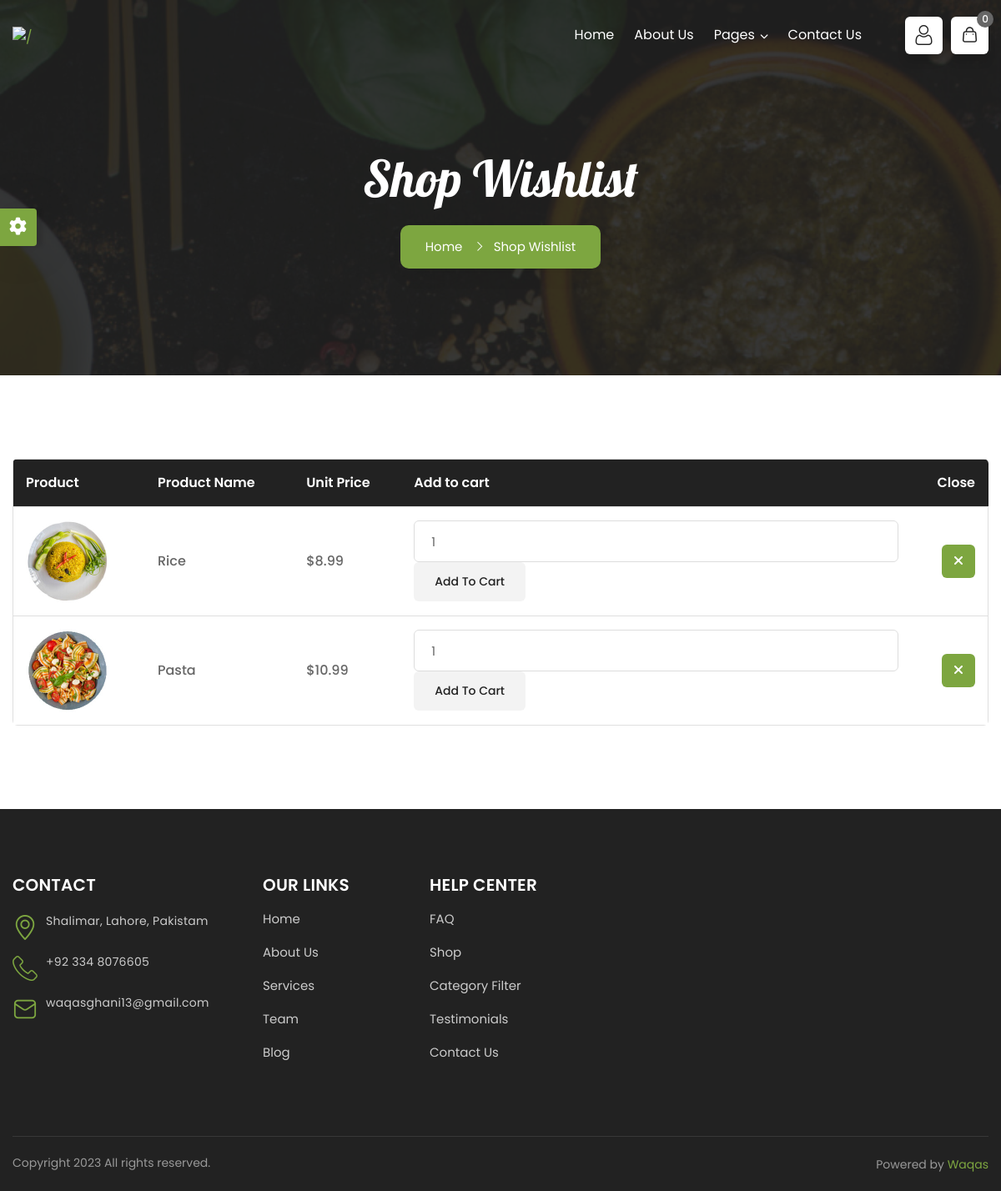
Page /shop-wishlist.php on the committed database.
### tables this page shows
CREATE TABLE `products` (
  `product_id` int(11) NOT NULL,
  `name` varchar(255) NOT NULL,
  `description` text DEFAULT NULL,
  `picture` varchar(255) DEFAULT NULL,
  `price` decimal(10,2) DEFAULT NULL,
  `discount` int(11) DEFAULT 0,
  `total_sales` decimal(10,2) DEFAULT 0.00,
  `CreatedAt` datetime NOT NULL,
  `UpdatedAt` datetime NOT NULL,
  `Active` tinyint(1) NOT NULL,
  `menu_item_id` int(11) DEFAULT NULL
);

### db.php (called while the page is built, shortened)
<?php
class db
{
	public static function open()
	{
		$servers = array('localhost', '127.0.0.1', 'localhost');
		if (in_array($_SERVER['HTTP_HOST'], $servers)) {
			$dbuser = 'root';
			$dbpwd = '';
			$dbname = 'foodie_express';
			$dbserver = 'localhost';
		} else {
			$dbuser = 'u280947323_admin';
			$dbpwd = 'test123_123';
			$dbname = 'foodie_express';
			$dbserver = 'localhost';
		}
		$db = mysqli_connect($dbserver, $dbuser, $dbpwd, $dbname);
		return $db;
	}
	public static function getRecords($query, $cursor = NULL, $pageSize = NULL)
	{
		$db = db::open();
		$result = $db->query($query);
		if ($result->num_rows > 0) {
			$i = 0;
			while ($row = $result->fetch_assoc()) {
				$recordset[$i] = $row;
				$i++;
			}
		} else {
			$recordset = false;
		}
		return ($recordset);
	}
	public static function getRecord($query)
	{
		$db = db::open();
		$result = $db->query($query);
		if ($result->num_rows > 0) {
			$recordset = $result->fetch_assoc();
		} else {
			$recordset = false;
		}
		return ($recordset);
	}
}
?>

### shop-wishlist.php (the view, shortened to what this page needs)
<?php
    include "header.php";
?>
<div class="page-content bg-white">
		<div class="dz-bnr-inr style-1 text-center bg-parallax" style="background-image:url('assets/images/banner/bnr5.jpg'); background-size:cover; background-position:center;">
			<div class="container">
				<div class="dz-bnr-inr-entry">
					<h1>Shop Wishlist</h1>
					<nav aria-label="breadcrumb" class="breadcrumb-row">
						<ul class="breadcrumb">
							<li class="breadcrumb-item"><a href="index.html">Home</a></li>
							<li class="breadcrumb-item active" aria-current="page">Shop Wishlist</li>
						</ul>
					</nav>
				</div>
			</div>
		</div>
		<div class="content-inner">
			<div class="container">
				<div class="row">
					<div class="col-lg-12 m-b30">
						<div class="table-responsive">
							<table class="table check-tbl table-responsive-md">
								<thead>
									<tr>
										<th>Product</th>
										<th>Product Name</th>
										<th>Unit Price</th>
										<th>Add to cart </th>
										<th class="text-end">Close</th>
									</tr>
								</thead>
								<tbody>
								<?php
    require_once('db.php');
    $wishlistQuery = "SELECT p.product_id, p.name AS product_name, p.picture AS product_image, p.price AS product_price
                      FROM wishlist w
                      INNER JOIN products p ON w.product_id = p.product_id";
    $wishlistItems = db::getRecords($wishlistQuery);
    foreach ($wishlistItems as $wishlistItem) {
?>
        <tr>
            <td class="product-item-img"><img src="<?php echo $wishlistItem['product_image']; ?>" alt="<?php echo $wishlistItem['product_name']; ?>"></td>
                                    <td class="product-item-name"><?php echo $wishlistItem['product_name']; ?></td>
                                    <td class="product-item-price">$<?php echo $wishlistItem['product_price']; ?></td>
                                    <td class="product-item-totle">
                                        <form action="add_to_cart.php" method="post">
                                            <input type="number" name="quantity" value="1" min="1" id="quantity_<?php echo $wishlistItem['product_id']; ?>">
                                            <button type="submit" name="add_to_cart" class="btn btn-gray btn-hover-2">
                                            </button>
                                        </form>
                                    </td>
                                    <td class="product-item-close">
                                        <a href="javascript:void(0);" class="remove-from-wishlist" data-product-id="<?php echo $wishlistItem['product_id']; ?>" class="bg-danger">
                                            <i class="fa fa-close"></i>
                                        </a>
                                    </td>
                                </tr>
                                <?php
                                    }
                                ?>
								</tbody>
							</table>
						</div>
					</div>
				</div>
			</div>
		</div>
	</div>
<?php
    include "footer.php"
?>

### assets/css/skin/skin-1.css (style rules this page uses)
:root { --primary: #7DA640; --primary-hover:#6d9533; --primary-dark: #4a6a1a; --rgba-primary-1: rgba(125, 166, 64, 0.1); --rgba-primary-2: rgba(125, 166, 64, 0.2); --rgba-primary-3: rgba(125, 166, 64, 0.3); --rgba-primary-4: rgba(125, 166, 64, 0.4); --rgba-primary-5: rgba(125, 166, 64, 0.5); --rgba-primary-05: rgba(125, 166, 64, 0.05); --rgba-primary-6: rgba(125, 166, 64, 0.6); --rgba-primary-7: rgba(125, 166, 64, 0.7); --rgba-primary-8: rgba(125, 166, 64, 0.8); --rgba-primary-9: rgba(125, 166, 64, 0.9); --theme-text-color: #fff; --secondary: #ffc822; --title: #222222; --bg-light: #F4FDE7; }

### rows in the picture
products: picture (picture), name "Rice", price "8.99", quantity "1"
products: picture (picture), name "Pasta", price "10.99"

### other values in the picture
$itemCount "0"
